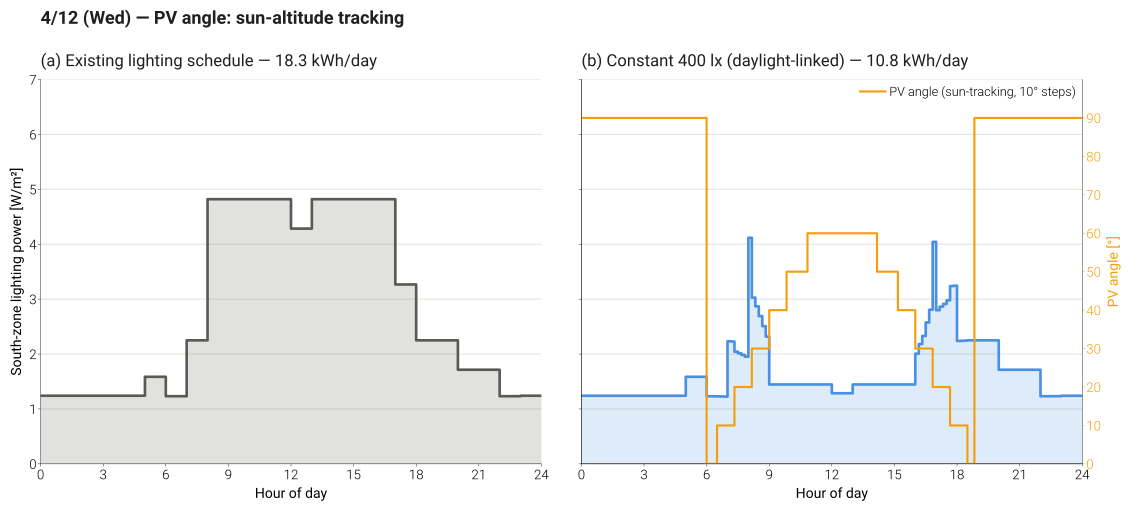

The Python source for this figure:
"""
pv_lw_daylight/figures/fig_lighting_schedule_suntracking_day.py
===============================================================
같은 날, PV 태양고도 추적형(case3) 기준으로 조명 전력을 좌우 비교한다.
  왼쪽: 기존 조명 스케줄 (설계 전력 × 스케줄)
  오른쪽: 실내 조도 400 lx 일정 유지 (주광 연동, Continuous)
남측 2개 존(BIPV_office_1_S, BIPV_office_2_S) 합계 [W/m²], 10분 해상도.

입력: pv_lw_daylight/runs/annual/c3_FE_ST_lw (기존 스케줄), c3_FE_ST_lw_dl400 (400 lx)
출력: pv_lw_daylight/figures/fig_lighting_schedule_suntracking_day.{png,svg,csv}
사용: python fig_lighting_schedule_suntracking_day.py [--date 04-12]
"""

import argparse
import sqlite3
from pathlib import Path

import matplotlib as mpl
import matplotlib.font_manager as fm
import matplotlib.pyplot as plt
import numpy as np
import pandas as pd
import dartwork_mpl as dm

mpl.rcParams["svg.fonttype"] = "none"
dm.style.use("presentation")
for w in range(100, 1000, 50):  # SVG 내보내기 시 숫자 font weight KeyError 회피
    fm.weight_dict[w] = w
    fm.weight_dict[str(w)] = w

HERE = Path(__file__).resolve().parent
RUNS = HERE.parent / "runs" / "annual"
ANGLE_CSV = HERE.parents[1] / "bipv_experiments" / "schedules" / "suntracking_w0s90.csv"  # c3_FE_ST_* 각도 입력
OUT = HERE / "fig_lighting_schedule_suntracking_day"

ZONES = ("BIPV_OFFICE_1_S", "BIPV_OFFICE_2_S")
RUN_BASE, RUN_DL = "c3_FE_ST_lw", "c3_FE_ST_lw_dl400"
SETPOINT = 400
DOW = ["Mon", "Tue", "Wed", "Thu", "Fri", "Sat", "Sun"]

C_BASE = "#5a5a55"   # 중립 잉크 — 기존 스케줄
C_DL = "#4a90e2"     # 파랑 — 400 lx 일정
C_SUN = "#f59e0b"    # 태양고도·PV 각도
INK, MUTED, GRID = "#1f1f1d", "#6b6a63", "#e4e3dd"


def query(run: str, name: str, month: int, day: int) -> pd.DataFrame:
    with sqlite3.connect(RUNS / run / "eplusout.sql") as c:
        q = """select t.Hour h, t.Minute mi, t.DayType dt, d.KeyValue k, r.Value v from ReportData r
               join ReportDataDictionary d on r.ReportDataDictionaryIndex = d.ReportDataDictionaryIndex
               join Time t on r.TimeIndex = t.TimeIndex
               where d.Name = ? and d.ReportingFrequency = 'Zone Timestep' and t.Month = ? and t.Day = ?"""
        df = pd.read_sql(q, c, params=(name, month, day))
    df["k"] = df.k.str.upper()
    df["start"] = df.h + df.mi / 60 - 1 / 6  # SQL 시각 = 타임스텝 끝 → 시작 시각 [h]
    return df


def south_area(run: str) -> float:
    with sqlite3.connect(RUNS / run / "eplusout.sql") as c:
        rows = c.execute("select upper(ZoneName), FloorArea * Multiplier from Zones").fetchall()
    return sum(a for z, a in rows if z in ZONES)


def lighting_wm2(run: str, month: int, day: int, area: float) -> pd.Series:
    df = query(run, "Zone Lights Electricity Energy", month, day)
    df = df[df.k.isin(ZONES)]
    return df.groupby("start").v.sum() / 600 / area  # J/10min → W → W/m²


def main():
    ap = argparse.ArgumentParser()
    ap.add_argument("--date", default="04-12", help="MM-DD (평일, 기본: 4월 12일 수요일)")
    args = ap.parse_args()
    month, day = map(int, args.date.split("-"))

    area = south_area(RUN_BASE)
    base = lighting_wm2(RUN_BASE, month, day, area)
    dl = lighting_wm2(RUN_DL, month, day, area)
    sun = query(RUN_BASE, "Site Solar Altitude Angle", month, day).set_index("start").v
    day0 = pd.Timestamp(2006, month, day)  # 시뮬레이션 달력 (1/1 = 일요일)
    dow = day0.dayofweek
    i0 = (day0.dayofyear - 1) * 144  # 플러그인은 CSV 행 순서(스텝 번호)로 각도를 넣는다
    ang = pd.read_csv(ANGLE_CSV).optimal_angle.iloc[i0:i0 + 144]
    ang.index = np.arange(144) / 6

    table = pd.DataFrame({"base_schedule_Wm2": base, "dl400_Wm2": dl, "sun_altitude_deg": sun, "pv_angle_deg": ang})
    table.index.name = "hour_start"
    table.round(3).to_csv(OUT.with_suffix(".csv"))
    daily = {k: s.sum() * area / 6 / 1000 for k, s in (("base", base), ("dl", dl))}  # W·(1/6 h) → kWh/일
    print(f"남측 바닥면적 {area:.0f} m²  /  일 조명 전력량 [kWh]: 기존 {daily['base']:.1f}, 400 lx {daily['dl']:.1f}")

    fig, axes = plt.subplots(1, 2, figsize=(14, 5.2), sharey=True, gridspec_kw={"wspace": 0.08})
    y_max = np.ceil(max(base.max(), dl.max()) * 1.25)
    panels = [
        (axes[0], base, C_BASE, f"(a) Existing lighting schedule — {daily['base']:.1f} kWh/day"),
        (axes[1], dl, C_DL, f"(b) Constant {SETPOINT} lx (daylight-linked) — {daily['dl']:.1f} kWh/day"),
    ]
    for ax, s, color, title in panels:
        xs = np.r_[s.index.values, 24.0]
        ys = np.r_[s.values, s.values[-1]]
        ax.fill_between(xs, ys, step="post", color=color, alpha=0.18, lw=0)
        ax.step(xs, ys, where="post", color=color, lw=2)
        ax.set_title(title, loc="left", fontsize=12.5, color=INK, pad=10)
        ax.set_xlim(0, 24)
        ax.set_xticks(range(0, 25, 3))
        ax.set_xlabel("Hour of day")
        ax.set_ylim(0, y_max)
        ax.grid(axis="y", color=GRID, lw=0.8)
        ax.set_axisbelow(True)

    tw = axes[1].twinx()  # PV 각도(10° 단위, 이산) — 주광 연동 패널에만
    tw.step(np.r_[ang.index.values, 24.0], np.r_[ang.values, ang.values[-1]], where="post", color=C_SUN, lw=1.6)
    tw.set_ylim(0, 100)
    tw.set_yticks(range(0, 91, 10))
    tw.set_ylabel("PV angle [°]", color=C_SUN)
    tw.tick_params(axis="y", colors=C_SUN)

    axes[0].set_ylabel("South-zone lighting power [W/m²]")
    axes[1].plot([], [], color=C_SUN, lw=1.6, label="PV angle (sun-tracking, 10° steps)")
    axes[1].legend(loc="upper right", frameon=False, fontsize=9.5)
    fig.suptitle(f"{month}/{day} ({DOW[dow]}) — PV angle: sun-altitude tracking", x=0.125, ha="left",
                 y=1.02, fontsize=13.5, color=INK, fontweight="bold")

    for ext in ("png", "svg"):
        fig.savefig(OUT.with_suffix(f".{ext}"), dpi=200, bbox_inches="tight")
    print(f"저장: {OUT}.png/.svg/.csv")


if __name__ == "__main__":
    main()
